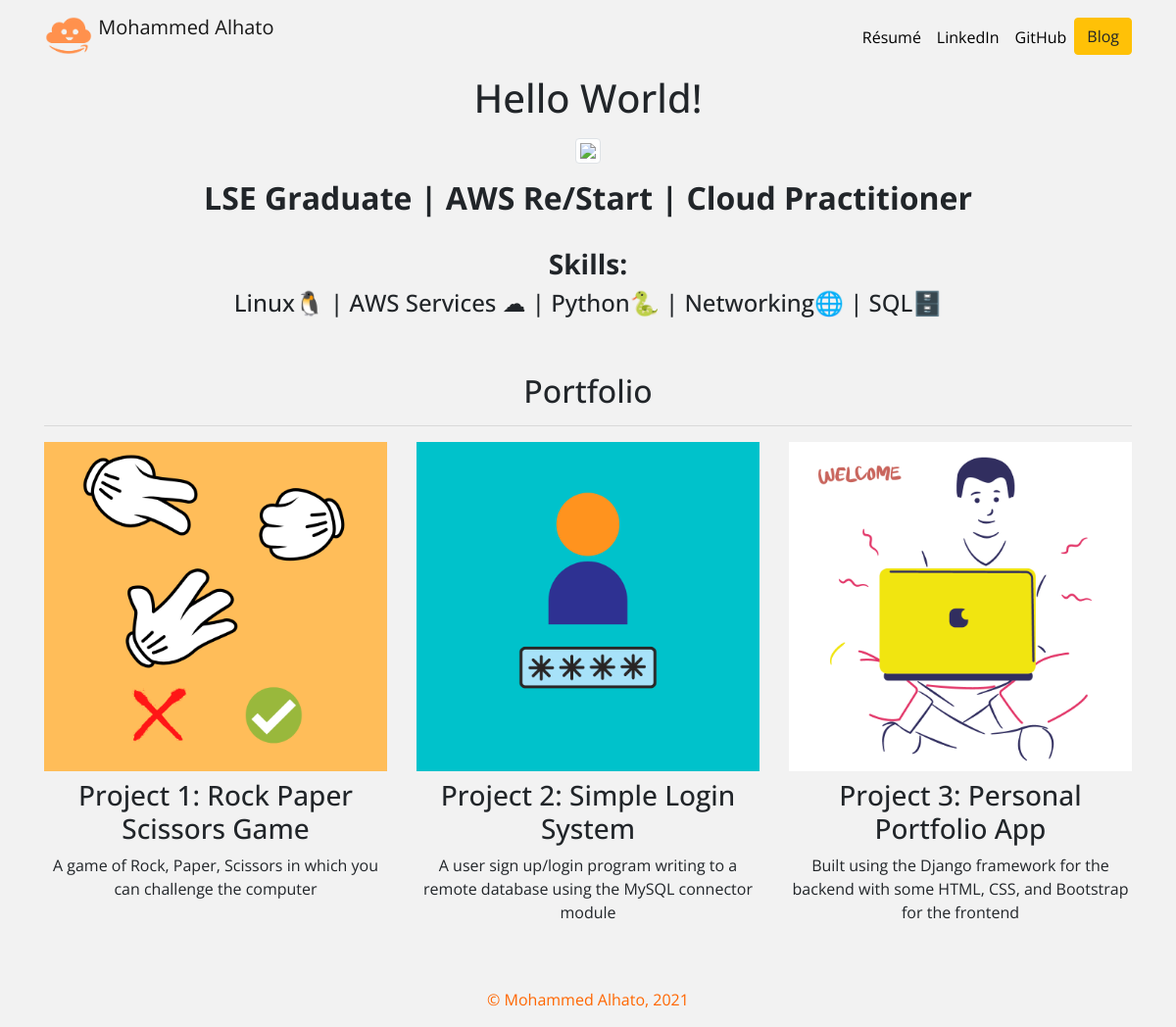
The page / on the database its author committed.
### portfolio/models.py (models this page shows, shortened)
class Project(models.Model):
  title = models.CharField(max_length=100)
  description = models.CharField(max_length=250)
  image = models.ImageField(upload_to = 'portfolio/images/')
  url = models.URLField(blank=True)

### portfolio/views.py (the view)
# urls.py: 2. Add a URL to urlpatterns:  path('', views.home, name='home')
def home(request):
  projects = Project.objects.all()
  return render(request,'portfolio/home.html',{'projects':projects})

### portfolio/templates/portfolio/home.html
{% extends "portfolio/base.html" %} {% load static %} {% block content %}
<body
  style="background-color: #f2f2f2; text-align: center; font-family: Open Sans"
>
  <h1>Hello World!</h1>
</body>
<div class="row justify-content-center my-3">
  <div class="col-5">
    <img
      src="{% static 'portfolio/Mo.jpg' %}"
      class="img-fluid img-thumbnail"
    />
  </div>
</div>
<div class="row justify-content-center mb-3">
  <div class="col-md-9 text-center">
    <h2 class="font-weight-bold">
      LSE Graduate | AWS Re/Start | Cloud Practitioner
    </h2>
    <br />
    <h3><b>Skills:</b></h3>
    <h4>Linux🐧 | AWS Services ☁ | Python🐍 | Networking🌐 | SQL🗄️</h4>
    </div>
</div>
<h2 class="mt-5">Portfolio</h2>
<hr />
<div class="row">
  {% for project in projects %}
  <div class="col-lg-4 col-md-6">
    {% if project.url %}
    <a href="{{ project.url }}">
      <img src="{{ project.image.url }}" class="img-fluid mb-2" />
    </a>
    {% else %}
    <img src="{{ project.image.url }}" class="img-fluid mb-2" />
    {% endif %}
    <h3>{{ project.title }}</h3>
    <p style="margin-bottom: 55px">{{ project.description }}</p>
  </div>
  {% endfor %}
</div>
<div
  style="
    position: relative;
    left: 0;
    bottom: 0;
    width: 100%;
    background-color: #f2f2f2;
    color: black;
    text-align: center;
  "
>
  <p style="margin-top: 10px; color: #ff6601">© Mohammed Alhato, 2021</p>
</div>
{% endblock %}

### portfolio/templates/portfolio/base.html (shortened to what this page needs)
{% load static %}
<!doctype html>
<html lang="en">
<head>
  <link rel="stylesheet" href="https://stackpath.bootstrapcdn.com/bootstrap/4.4.1/css/bootstrap.min.css">
  <link rel="stylesheet" href="{% static "portfolio/custom.css" %}">
</head>
<body>
  <nav id="topNav" class="navbar navbar-expand-md navbar-light">
    <div class="container">
      <a class="navbar-brand" href="{% url 'home' %}">
        <img src="{% static "portfolio/Logo.png" %}" width="50" height="50" class="d-inline-block align-top" alt="Mo's Logo">
        <span>Mohammed Alhato</span>
      </a>
      <div class="collapse navbar-collapse text-center" id="navbarNav">
        <ul class="navbar-nav ml-auto">
          <li class="nav-item">
            <a class="nav-link" href="{% static "portfolio/resume.pdf" %}" target="_blank">Résumé</a>
          </li>
          <li class="nav-item">
            <a class="nav-link" href="https://www.linkedin.com/in/moalhato/" target="_blank">LinkedIn</a>
          </li>
          <li class="nav-item">
            <a class="nav-link" href="https://github.com/Mohammed-Alhato" target="_blank">GitHub</a>
          </li>
          <li>
            <a role="button" href="{% url 'blog:all_blogs' %}" class="btn btn-warning">Blog</a>
          </li>
        </ul>
      </div>
    </div>
  </nav>
  <div class="container">
    {% block content %}{% endblock %}
  </div>
</body>
</html>

### portfolio/static/portfolio/custom.css (style rules this page uses)
.navbar-nav .nav-link { color: rgba(0, 0, 0, 1) !important; }
body { font-family: "Open Sans", sans-serif; }

### rows shown on the page
Project: image (picture), title "Project 1: Rock Paper Scissors Game", description "A game of Rock, Paper, Scissors in which you can challenge the computer"
Project: image (picture), title "Project 2: Simple Login System", description "A user sign up/login program writing to a remote database using the MySQL connector module"
Project: image (picture), title "Project 3: Personal Portfolio App", description "Built using the Django framework for the backend with some HTML, CSS, and Bootstrap for the frontend"
